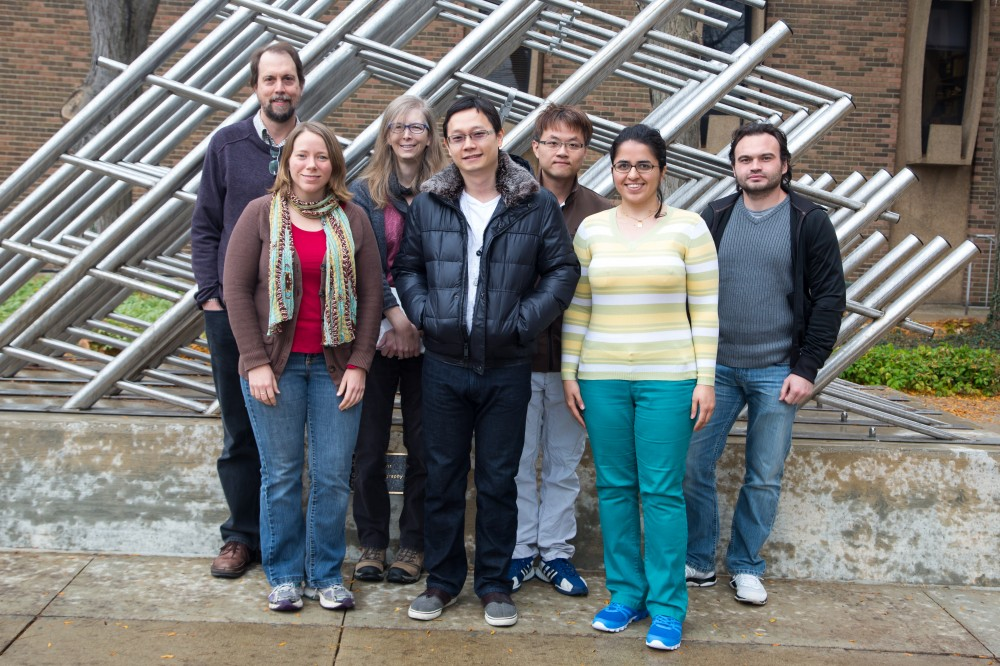
%> input picture 123.jpg, 1000 x 666 px
$ octave face1.m   (GNU Octave 9; MATLAB toolbox functions it lacks are replaced by stand-ins)
%> lines starting %> are read from the running program, lines starting %| are printed output that depends on the picture
FDetect = vision.CascadeObjectDetector;
I = imread('123.jpg');
%> I is the input picture: size 666x1000x3 uint8; mean R, G, B 116.7, 118.3, 117.4
BB = step(FDetect,I);
%> BB = [254 60 52 52; 287 137 51 51; 384 110 49 49; 441 114 58 58; 537 125 53 53; 608 145 56 56; 731 140 52 52]
figure,
imshow(I);
hold on;
for i = 1:size(BB,1)
    rectangle('Position',BB(i,:),'LineWidth',2,'LineStyle','-','EdgeColor','b');
end
%> this loop made 7 passes
hold off;
title('Face Detection');
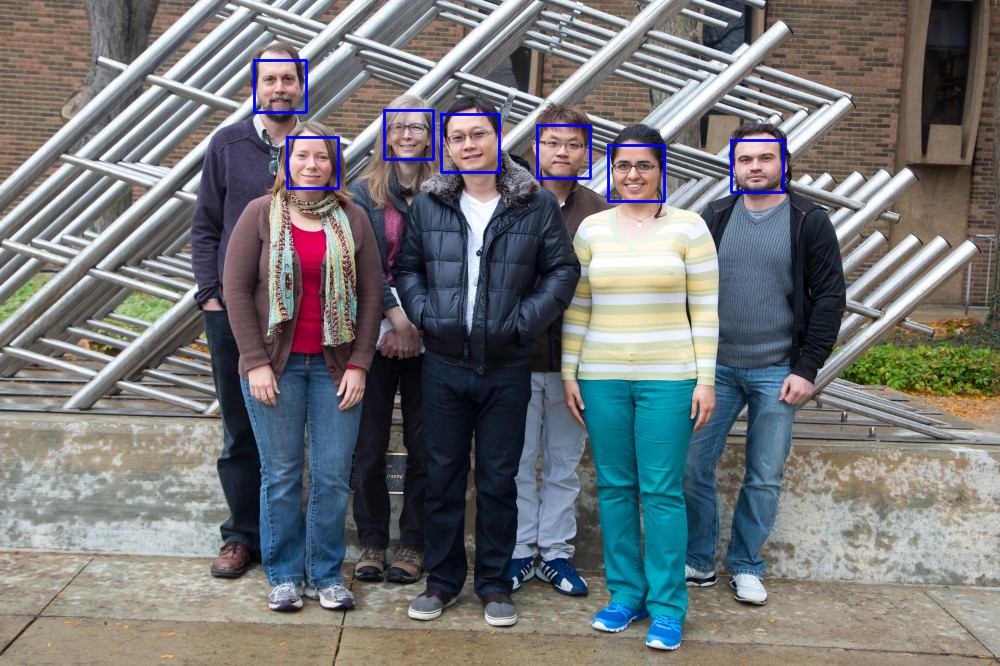
%> figure redrawn from the program's plot data; its title reads 'Face Detection'
n = size(BB,1);
%> n = 7
str_n = num2str(n);
%> str_n = '7'
str = strcat('number of detected faces are = ',str_n);
%> str = 'number of detected faces are =7'
disp(str);
%| number of detected faces are =7

$ run again, with 114773675.jpg copied over 123.jpg
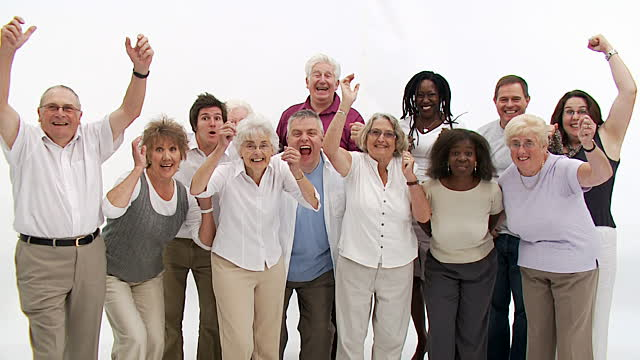
%> input picture 114773675.jpg, 640 x 360 px
%> I is the input picture: size 360x640x3 uint8; mean R, G, B 178.1, 167.3, 163
%> BB = 11 rows, first 8: [39 92 45 45; 147 135 41 41; 194 104 38 38; 239 132 40 40; 284 116 45 45; 308 63 31 31; 366 122 33 33; 445 140 37 37]
%> the loop `for i = 1:size(BB,1)` made 11 passes
%> `title('Face Detection');`:
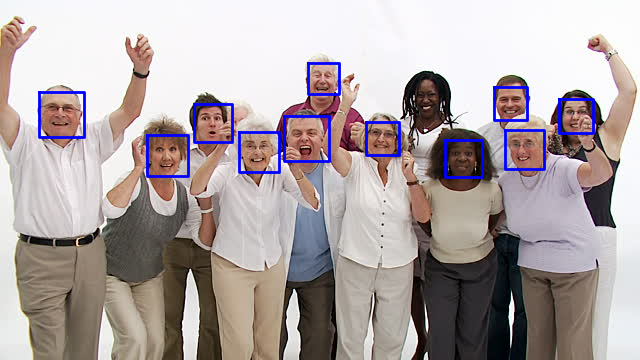
%> figure redrawn from the program's plot data; its title reads 'Face Detection'
%> n = 11
%> str_n = '11'
%> str = 'number of detected faces are =11'
%| number of detected faces are =11

$ run again, with friends.jpg copied over 123.jpg
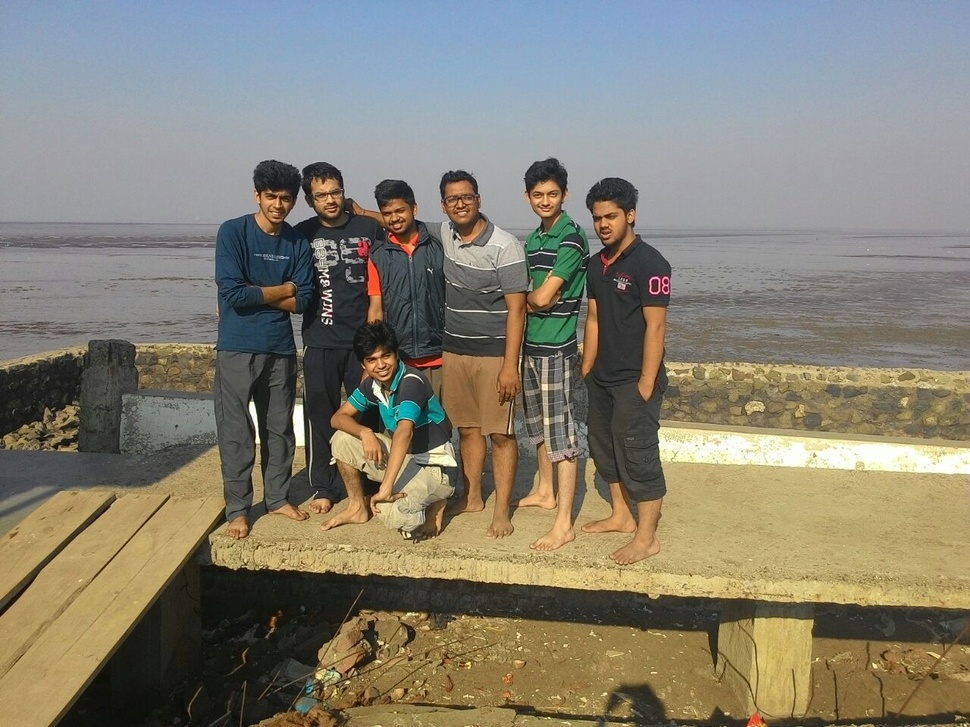
%> input picture friends.jpg, 970 x 727 px, shrunk from 1280 x 960 before the run
%> I is the input picture: size 727x970x3 uint8; mean R, G, B 132.6, 128, 113.5
%> BB = [258 183 41 41; 312 181 38 38; 364 347 33 33; 377 199 36 36; 441 182 43 43; 525 179 43 43; 584 201 44 44]
%> the loop `for i = 1:size(BB,1)` made 7 passes
%> `title('Face Detection');`:
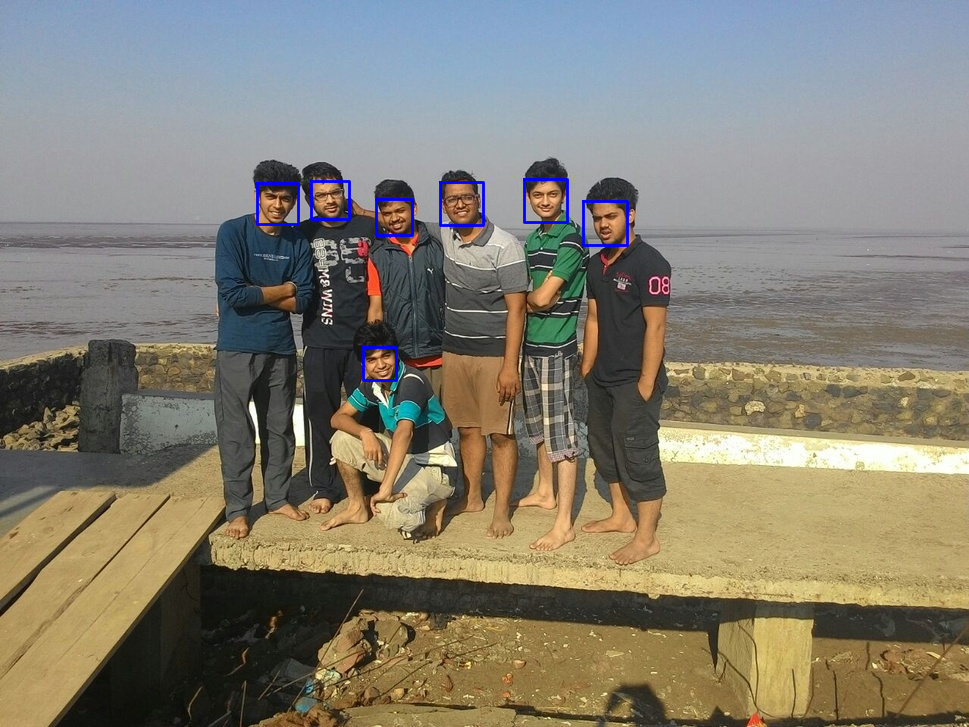
%> figure redrawn from the program's plot data; its title reads 'Face Detection'
%> n = 7
%> str_n = '7'
%> str = 'number of detected faces are =7'
%| number of detected faces are =7
